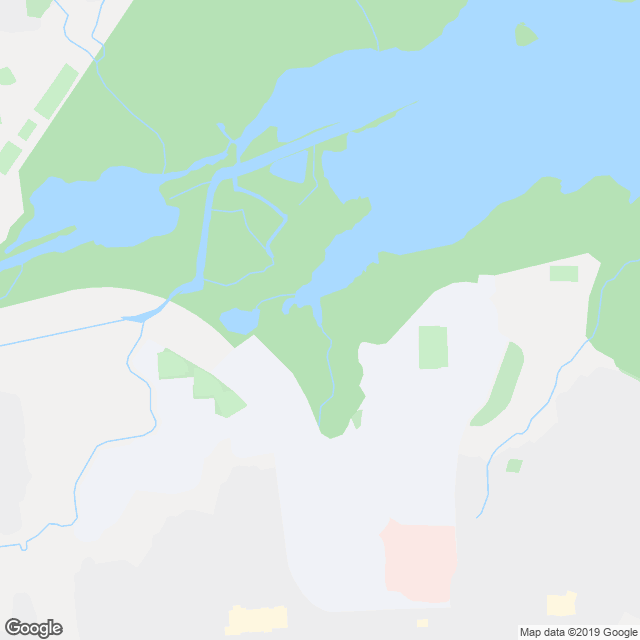
#> input picture python/dashboard/backend/image.png, 640 x 640 px
$ python cv_processing.py
#> lines starting #> are read from the running program, lines starting #| are printed output that depends on the picture; after the words box and inside, x2 and y2 are one past the last pixel; in counts of white or black regions, pixels touching at a corner belong together
### python/dashboard/backend/astar/meshbuilder.py
import collections
import pickle
import sys
import random

from matplotlib.pyplot import imread, imsave
import numpy
from numpy import zeros_like


def build_mesh(image, min_feature_size):
    def scan(box):

        x1, x2, y1, y2 = box
        area = (x2 - x1) * (y2 - y1)

        if area < min_feature_size or (image[x1:x2, y1:y2] == 255).all() or (image[x1:x2, y1:y2] == 0).all():

            # this box is simple enough to handle in one node
            if (image[x1:x2, y1:y2] == 255).all():
                return [box], []
            else:
                return [], []

        else:

            # recursively split this big box on the longest dimension
            if x2 - x1 > y2 - y1:

                cut = x1 + (x2 - x1) // 2 + 1
                first_box = (x1, cut, y1, y2)
                second_box = (cut, x2, y1, y2)

                def rank(b): return (b[2], b[3])

                def first_touch(b): return b[1] == cut

                def second_touch(b): return b[0] == cut

            else:

                cut = y1 + (y2 - y1) // 2 + 1
                first_box = (x1, x2, y1, cut)
                second_box = (x1, x2, cut, y2)

                def rank(b): return (b[0], b[1])

                def first_touch(b): return b[3] == cut

                def second_touch(b): return b[2] == cut

            first_boxes, first_edges = scan(first_box)
            second_boxes, second_edges = scan(second_box)

            my_boxes = []
            my_edges = []

            my_boxes.extend([fb for fb in first_boxes if not first_touch(fb)])
            my_boxes.extend(
                [sb for sb in second_boxes if not second_touch(sb)])

            first_touches = sorted(filter(first_touch, first_boxes), key=rank)
            second_touches = sorted(
                filter(second_touch, second_boxes), key=rank)

            first_merges = {}
            second_merges = {}

            while first_touches and second_touches:

                f, s = first_touches[0], second_touches[0]
                rf, rs = rank(f), rank(s)

                if rf == rs:

                    first_touches.pop(0)
                    second_touches.pop(0)
                    merged = (f[0], s[1], f[2], s[3])
                    first_merges[f] = merged
                    second_merges[s] = merged
                    my_boxes.append(merged)

                elif rf[1] < rs[1]:

                    my_boxes.append(first_touches.pop(0))
                    if rf[1] >= rs[0]:
                        my_edges.append((f, s))

                elif rf[1] > rs[1]:

                    my_boxes.append(second_touches.pop(0))
                    if rf[0] <= rs[1]:
                        my_edges.append((f, s))

                else:

                    my_boxes.append(first_touches.pop(0))
                    my_boxes.append(second_touches.pop(0))
                    my_edges.append((f, s))

            my_boxes.extend(first_touches)
            my_boxes.extend(second_touches)

            for a, b in first_edges:
                my_edges.append(
                    (first_merges.get(a, a), first_merges.get(b, b)))

            for a, b in second_edges:
                my_edges.append(
                    (second_merges.get(a, a), second_merges.get(b, b)))

            return my_boxes, my_edges

            # end of scan

    boxes, edges = scan((0, image.shape[0], 0, image.shape[1]))

    adj = collections.defaultdict(list)
    for a, b in edges:
        adj[a].append(b)
        adj[b].append(a)

    mesh = {'boxes': list(adj.keys()), 'adj': dict(adj)}

    return mesh


# [33 lines that do not run on import are left out]

### python/dashboard/backend/astar/pathfinder.py
from math import inf, sqrt, floor, ceil
from heapq import heappop, heappush

def find_path (source_point, destination_point, mesh):

    """
    Searches for a path from source_point to destination_point through the mesh

    Args:
        source_point: starting point of the pathfinder
        destination_point: the ultimate goal the pathfinder must reach
        mesh: pathway constraints the path adheres to

    Returns:

        A path (list of points) from source_point to destination_point if exists
        A list of boxes explored by the algorithm
    """
    # print("src, dst: ", source_point, destination_point)

    #finds the box in the mesh containing the given point
    def get_box(point):
        for box in mesh['boxes']:
            if box[0] <= point[0] <= box[1] and box[2] <= point[1] <= box[3]:
                return box
        # print("point not in any box! ", point)
        return None

    source_box = get_box(source_point)
    destination_box = get_box(destination_point)

    #early return if the points are in the same box
    if source_box is destination_box:
        return [(source_point, destination_point)], [source_box]

    # The priority queue
    queue = [(0, source_point, 'destination'), (0, destination_point, 'source')]

    # The dictionary that will be returned with the costs
    forward_distances = {}
    forward_distances[source_point] = 0

    backward_distances = {}
    backward_distances[destination_point] = 0

    # The dictionary that will store the backpointers
    forward_prev = {}
    forward_prev[source_point] = None

    backward_prev = {}
    backward_prev[destination_point] = None


    #map to allow quicker lookup of visited boxes
    point_box_map = { source_point : source_box, destination_point : destination_box }

    #return values
    path = []
    visited_boxes = []

    #calculates eucilidean distance between two points
    def get_distance(a, b):
        return sqrt( (a[0] - b[0]) ** 2 + (a[1] - b[1]) ** 2 )

    def clamp(val, lower, upper): return max( min( val, upper), lower )

    def adj(graph, current):
        adj_list = []

        for box in graph['adj'][ point_box_map[current] ]:
            #constrained point
            closest_point = ( clamp(current[0], box[0], box[1]), clamp(current[1], box[2], box[3]) )
            #midpoint
            #midpoint = ( (box[0] + box[1]) / 2, (box[2] + box[3]) / 2 )

            point_box_map[closest_point] = box

            adj_list.append( ( closest_point, get_distance(current, closest_point) ) )
        return adj_list

    #perform a*
    while queue:
        current_dist, current_point, current_goal = heappop(queue)

        if current_goal == 'source':
            distances = backward_distances
            backpointers = backward_prev
            opposite_direction = forward_prev
        else:
            backpointers = forward_prev
            distances = forward_distances
            opposite_direction = backward_prev

        current_dist = distances[current_point]

        if current_point in backpointers and current_point in opposite_direction:
            prev_point = backpointers[current_point]
            path = [(current_point, prev_point)]
            while prev_point is not None and backpointers[prev_point] is not None:
                # print(current_goal, prev_point)
                path.append( (prev_point, backpointers[prev_point]) )
                prev_point = backpointers[prev_point]

            prev_point = current_point
            while prev_point is not None and opposite_direction[prev_point] is not None:
                # print("opposite goal", prev_point)
                path.append( (prev_point, opposite_direction[prev_point]) )
                prev_point = opposite_direction[prev_point]

            # print(path)
            return path, visited_boxes

        # Calculate cost from current node to all the adjacent ones
        for adj_point, adj_point_cost in adj(mesh, current_point):
            pathcost = current_dist + adj_point_cost

            # If the cost is new or less
            if adj_point not in distances or pathcost < distances[adj_point]:
                distances[adj_point] = pathcost
                backpointers[adj_point] = current_point
                visited_boxes.append(point_box_map[adj_point])
                if current_goal == 'source':
                    priority = pathcost + get_distance(adj_point, source_point)
                else:
                    priority = pathcost + get_distance(adj_point, destination_point)
                heappush(queue, (priority, adj_point, current_goal))

        if current_goal == 'source':
            backward_prev = backpointers
            backward_distances = distances
        else:
            forward_prev =  backpointers
            forward_distances = distances

    # print("No path found!")
    return path, visited_boxes

### python/dashboard/backend/cv_processing.py
import astar.meshbuilder as mb
import astar.pathfinder as pf
import urllib.request
import numpy as np
import pickle
import random
import cv2


def url_to_image(url):
    resp = urllib.request.urlopen(url)
    image = np.asarray(bytearray(resp.read()), dtype="uint8")
    image = cv2.imdecode(image, cv2.IMREAD_COLOR)
    return image

def mask_image(url, debug_mode = False):

#> called with url = 'image.png', debug_mode = True
    image = url_to_image(url) if not debug_mode else cv2.imread('image.png', cv2.IMREAD_COLOR)
#> image is the input picture: shape (640, 640, 3); mean B, G, R 227.5, 231.3, 209.4

    rgb_image = cv2.cvtColor(image, cv2.COLOR_BGR2RGB)
    lower_blue = np.asarray([165,216,237])
    upper_blue = np.asarray([175,222,255])

    mask = cv2.inRange(rgb_image, lower_blue, upper_blue)
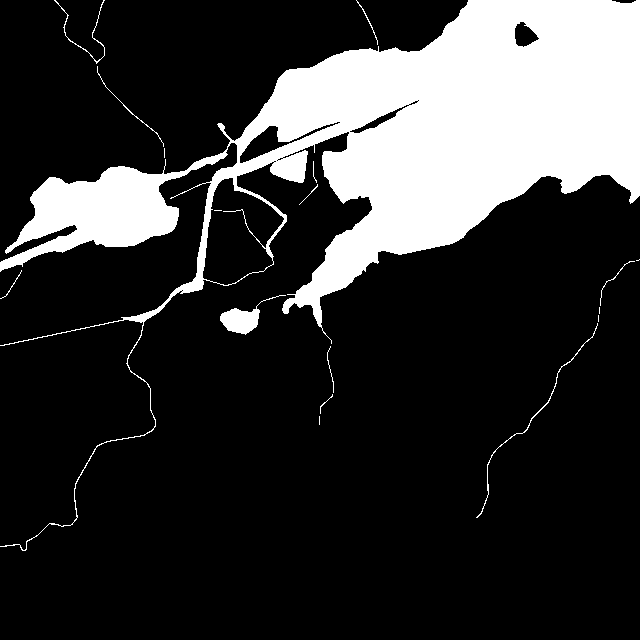
#> mask: shape (640, 640); 20.4% white; 18 white regions (6 under 20 px), largest, box (x1, y1, x2, y2) and area: (0, 0, 640, 551) 81698, (220, 295, 286, 335) 793, (476, 323, 598, 518) 288

    return image, mask

def image_to_mesh(image):

    mesh = mb.build_mesh(image, 5)
#> mesh = 2 items

    pkl = pickle.dumps(mesh, protocol=pickle.HIGHEST_PROTOCOL)

    mesh_image = np.zeros_like(image)

    for x1, x2, y1, y2 in mesh['boxes']:
        mesh_image[x1:x2, y1:y2] = random.randint(64, 255)
#> this loop made 1103 passes
#> (x1, x2, y1, y2) on passes 1 to 3: (62, 66, 320, 321), (62, 122, 321, 362), (66, 68, 314, 321)
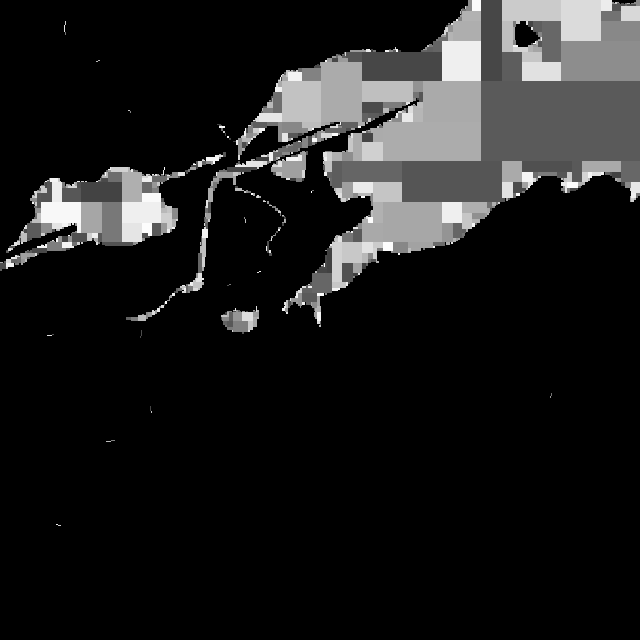
#> mesh_image: shape (640, 640); min 0, max 255, mean 28

    return pkl, mesh_image

def gen_path(path_src, path_dst, pkl):
    path, visited_boxes = pf.find_path(path_src, path_dst, pickle.loads(pkl))

    return path, visited_boxes

def path_cleanup(path):

    clean_path = []

    path.reverse()

    for pt_pair in path:

        formatted_pt_pair = [list(data) for data in pt_pair]
        formatted_pt_pair[0] = formatted_pt_pair[0][::-1]
        formatted_pt_pair[1] = formatted_pt_pair[1][::-1]

        clean_path.append([formatted_pt_pair[1], formatted_pt_pair[0]])

    return clean_path

def get_points(path):
    raw_points = []
    for path_pair in path:
        for point in path_pair:
            raw_points.append(point)

    points = []
    # Removing duplicate points and appending to list points
    [points.append(point) for point in raw_points if point not in points]

    return points

if __name__ == "__main__":

    url = 'image.png'
    image, mask = mask_image(url, debug_mode=True)

    if len(mask.shape) > 2:
        mask = mask[:, :, 0]

    pkl, mesh_image = image_to_mesh(mask)

    true_src = (632, 6)
    true_dst = (197, 286)

    path_src = tuple(list(true_src)[::-1])
    path_dst = tuple(list(true_dst)[::-1])

    path, visited_boxes = gen_path(path_src, path_dst, pkl)
#> path = 52 items; visited_boxes = 999 items, first 6: (21, 41, 601, 640), (4, 11, 612, 621), (11, 21, 601, 621), (4, 6, 621, 625), (3, 6, 625, 627), (0, 6, 636, 640)

    # list of paths -> path pairs -> points
    path = path_cleanup(path)
#> the loop in path_cleanup, `for pt_pair in path: ` made 52 passes
#> after the loop in path_cleanup, `for pt_pair in path:`: clean_path = 52 items
    points = get_points(path)
#> the loop in get_points, `for path_pair in path:` made 52 passes
#> path_pair on passes 1 to 12: [[632, 6], [621, 11]], [[621, 11], [601, 11]], [[601, 11], [561, 11]], [[561, 11], [513, 21]], [[513, 21], [502, 21]], [[502, 21], [481, 41]], [[481, 41], [442, 52]], [[442, 52], [413, 81]], [[413, 81], [383, 102]], [[383, 102], [368, 113]], [[368, 113], [362, 113]], [[362, 113], [342, 122]]
#> after the loop in get_points, `for path_pair in path:`: raw_points = 104 pairs, first value 197 to 632, second value 6 to 286
#> points = 53 pairs, first value 197 to 632, second value 6 to 286

    # Show route
    for pt_pair in path:
        cv2.line(image, tuple(pt_pair[0]), tuple(pt_pair[1]), (90,139,255), 1)
#> this loop made 52 passes

    # Show points
    for point in points:
        cv2.circle(image, tuple(point), 2, (255,145,147),1,8,0)
#> this loop made 53 passes
#> point on passes 1 to 12: [632, 6], [621, 11], [601, 11], [561, 11], [513, 21], [502, 21], [481, 41], [442, 52], [413, 81], [383, 102], [368, 113], [362, 113]
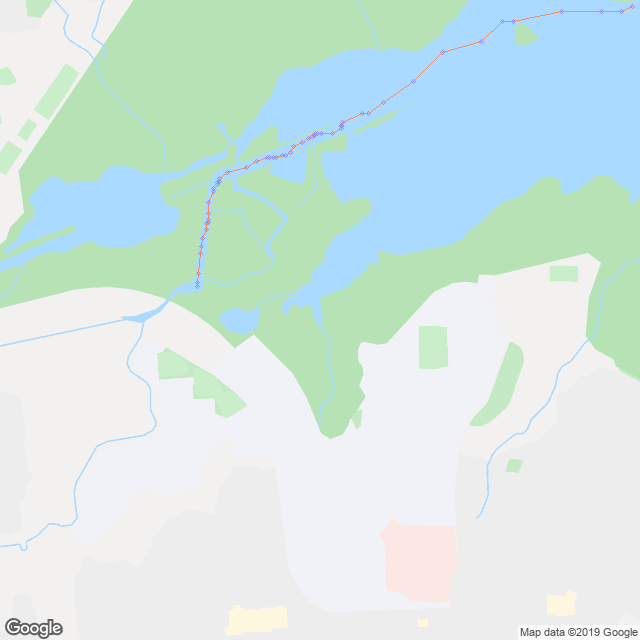
#> image: shape (640, 640, 3); mean B, G, R 227.3, 231.2, 209.5

    cv2.circle(image, true_src,2,(0,255,0),2,8,0)
#> image: shape (640, 640, 3); 0.01% of pixels changed, all inside (x1, y1, x2, y2) = (629, 3, 636, 10)
    cv2.circle(image, true_dst,2,(0,0,255),2,8,0)
#> image: shape (640, 640, 3); mean B, G, R 227.3, 231.1, 209.4

    cv2.imshow("path", mask)
    cv2.waitKey(0)

$ run again, with python/dashboard/backend/sample_map.png copied over python/dashboard/backend/image.png
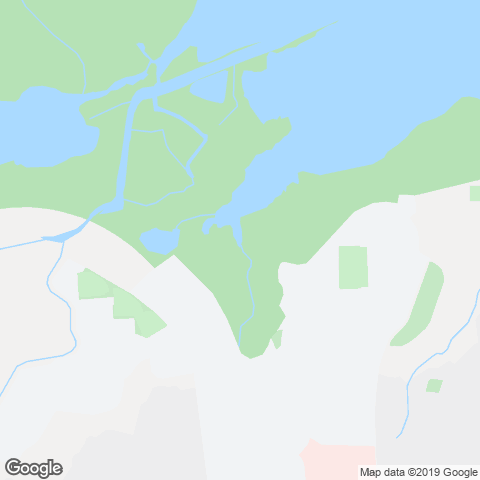
#> input picture python/dashboard/backend/sample_map.png, 480 x 480 px
#> in mask_image, image is the input picture: shape (480, 480, 3); mean B, G, R 226.8, 231, 206.8
#> in mask_image, `mask = cv2.inRange(rgb_image, lower_blue, upper_blue)`:
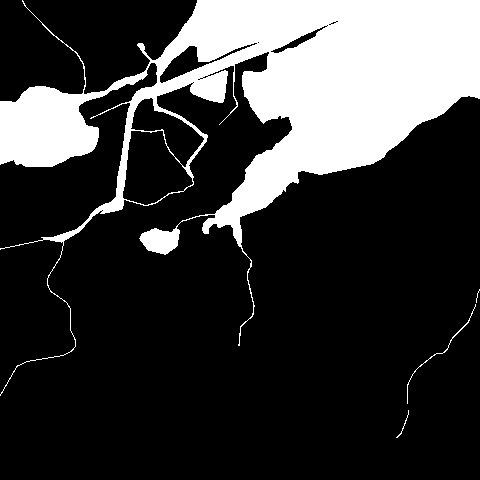
#> mask: shape (480, 480); 22.5% white; 4 white regions (1 under 20 px), largest, box (x1, y1, x2, y2) and area: (0, 0, 480, 396) 51665, (407, 304, 476, 404) 142, (396, 410, 409, 438) 36
#> mesh = 2 items
#> the loop in image_to_mesh, `for x1, x2, y1, y2 in mesh['boxes']:` made 824 passes
#> (x1, x2, y1, y2) on passes 1 to 3: (0, 47, 212, 241), (0, 31, 241, 302), (31, 44, 241, 250)
#> `path, visited_boxes = gen_path(path_src, path_dst, pkl)`: path = [((6, 632), (286, 197))]; visited_boxes = 1 item
#> the loop in path_cleanup, `for pt_pair in path: ` made 1 pass
#> after the loop in path_cleanup, `for pt_pair in path:`: clean_path = [[[197, 286], [632, 6]]]
#> the loop in get_points, `for path_pair in path:` made 1 pass
#> path_pair on pass 1: [[197, 286], [632, 6]]
#> after the loop in get_points, `for path_pair in path:`: raw_points = [[197, 286], [632, 6]]
#> the loop `for pt_pair in path:` made 1 pass
#> the loop `for point in points:` made 2 passes
#> `cv2.circle(image, true_dst,2,(0,0,255),2,8,0)`:
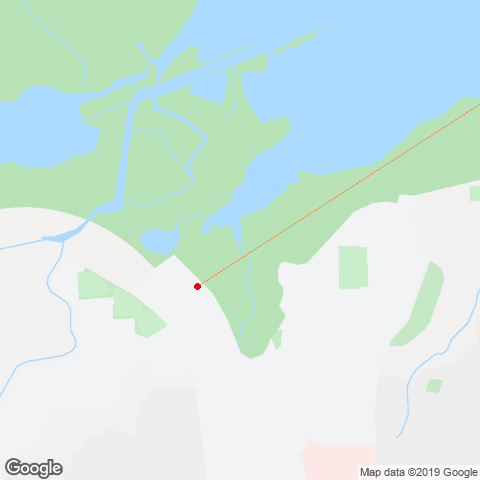
#> image: shape (480, 480, 3); mean B, G, R 226.6, 230.9, 206.9
